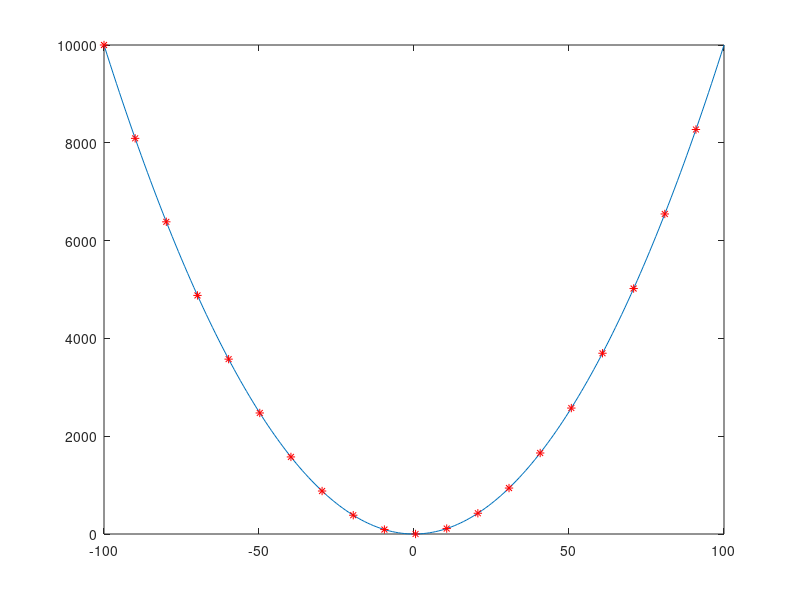

Reproduce this figure in MATLAB.
clear
clc

x=-100:100;
    y=x.^2;
    plot(x,y)
hold on
yildizi=20;
for i=x(1):length(x)/yildizi:x(length(x))
    j=i.^2;
    plot(i,j,'r*')
end

